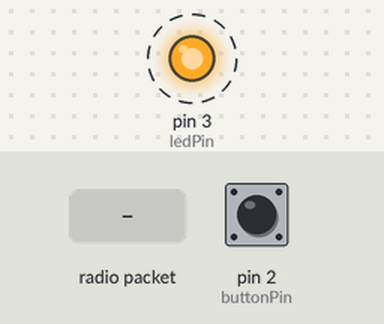
Recording of a sketch running on a simulated Arduino Uno, built with avr-gcc and run on an emulated ATmega328P. On the bench: output pins drawn as LEDs (lit = HIGH). Dashed ring = blinking. The inputs (shaded band) are chosen by the test bench; at power-on: pin 2 (buttonPin) HIGH. No radio packets arrive unless stated; what the sketch prints to the serial monitor is not drawn.

Above: at 1.65 s.
1.7 s: radio packet "1" arrives
Timing chart, 0 to 10.7 s (numbered marks = the images above; inputs shaded):
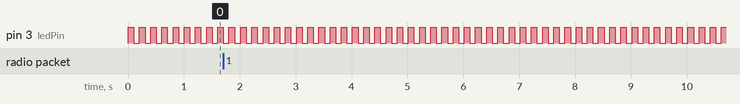

The sketch:

sender1.ino
```cpp
#include "radio.h"

#ifndef BLINK
#define BLINK

#include "blink.h"

#endif

#ifndef RADIO
#define RADIO

#include <stdint.h>
#include <SPI.h>
#include <nRF24L01.h>
#include <RF24.h>

#endif

#define MISSING_RADIO_SIGNAL_DELAY_MS 20

uint8_t buttonState = HIGH;

uint8_t previousButtonState = HIGH;

States execState = DISENGAGED;

uint8_t darkDelay = delayBlinkingDisengaged;

uint8_t lightDelay = delayBlinkingDisengaged;

RF24 radio(ce, csn); // CE, CSN

RadioPayload payload;


void setup() {
  // put your setup code here, to run once:
  pinMode(ledPin, OUTPUT);

  pinMode(buttonPin, INPUT_PULLUP);

  Serial.begin(115200);
  radio.begin();
  //Append ACK packet from the receiving radio back to the transmitting radio
  radio.setAutoAck(false); //(true|false)
  //Set the transmission datarate
  radio.setDataRate(RF24_1MBPS); //(RF24_250KBPS|RF24_1MBPS|RF24_2MBPS)
  //Greater level = more consumption = longer distance
  radio.setPALevel(RF24_PA_MAX); //(RF24_PA_MIN|RF24_PA_LOW|RF24_PA_HIGH|RF24_PA_MAX)
  //Default value is the maximum 32 bytes
  radio.setPayloadSize(sizeof(payload));

  radio.openWritingPipe(addresses[0]); // 00001
  radio.openReadingPipe(1, addresses[1]); // 00002
  radio.stopListening();

  PermanentToBlink();
}

void loop() {

  radio.startListening();
  LedSignal();

  // blocking synch
  uint8_t radioMissingCyclesCounter = 0;

  while (!radio.available()){
    LedSignal();

    if (radioMissingCyclesCounter < MISSING_RADIO_SIGNAL_DELAY_MS){
      radioMissingCyclesCounter++;
    }
    else {
      BlinkUnknownState();
    }
  }

  // now radio is available - Update Execution State via Radio
  radio.read(&payload, sizeof(payload));
  execState = payload.state;
  Serial.println(execState);

  if (execState == ENGAGED){
    BlinkToPermanent();
  }else{
    PermanentToBlink();
  }


  // read the state of the pushbutton value:
  buttonState = digitalRead(buttonPin);

  // debounce filter
  delay(10);

  // check if the pushbutton is pressed and released:
  if (buttonState == HIGH && previousButtonState == LOW) {

    radio.stopListening();

    RadioPayload request;

    bool ok = radio.write(&request, sizeof(request));

    if (ok) Serial.println("Request Sent");

  }
  previousButtonState = buttonState;
  buttonState = HIGH;

}


//--------------------------------- Defenition Section -----------------------
void BlinkToPermanent(){
  darkDelay = 0;
  lightDelay = 200;
}
void PermanentToBlink(){
  darkDelay = delayBlinkingDisengaged;
  lightDelay = delayBlinkingDisengaged;
}
void BlinkUnknownState(){
  darkDelay = delayBlinkingUndefined;
  lightDelay = delayBlinkingUndefined;
}
void LedSignal(){
  digitalWrite(ledPin, HIGH);   // turn the LED on (HIGH is the voltage level)
  delay(lightDelay);                       // wait for a second
  digitalWrite(ledPin, LOW);    // turn the LED off by making the voltage LOW
  delay(darkDelay);
  digitalWrite(ledPin, HIGH);   // turn the LED on (HIGH is the voltage level)
  delay(lightDelay);                       // wait for a second
  digitalWrite(ledPin, LOW);    // turn the LED off by making the voltage LOW
  delay(darkDelay);
}
```

blink.h
```cpp
typedef enum{
	DISENGAGED,
	ENGAGED,
} States;

//---------------Pin--Mapping--Constants--Section---------------

const uint8_t ledPin = 3;
const uint8_t buttonPin = 2;  // the number of the pushbutton pin
const uint8_t powerlogicPin = 3;

//---------------Service Constants Section-----------------------------
const uint8_t mask = 0x01;
const uint8_t delayBlinkingDisengaged = 100;
const uint8_t delayBlinkingUndefined = 50;

//---------------Declaration Section ------------------------------
void ChangeStateCyclically(States* pState);
void BlinkToPermanent();
void PermanentToBlink();
void BlinkUnknownState();
void LedSignal();
void PowerON();
void PowerOFF();
```

radio.h
```cpp
#ifndef BLINK
#define BLINK

#include "blink.h"

#endif

#ifndef RADIO
#define RADIO

#include <stdint.h>
#include <SPI.h>
#include <nRF24L01.h>
#include <RF24.h>

#endif

//----------- Types & Enums --------------

typedef struct radioPayload
{
    /* data */
    States  state = {DISENGAGED};
    uint8_t request = {HIGH};
} RadioPayload;


//------------ radio constatnts ------------

const uint8_t mosi = 11;
const uint8_t miso = 12;
const uint8_t sck = 13;

const uint8_t ce = 9;
const uint8_t csn = 10;

const uint8_t addresses [][6] = {"00001","00002","00003","00004"};
```

Measured:
- by itself, pin 3 (ledPin): alternates HIGH for 0.10 s and LOW for 0.10 s
